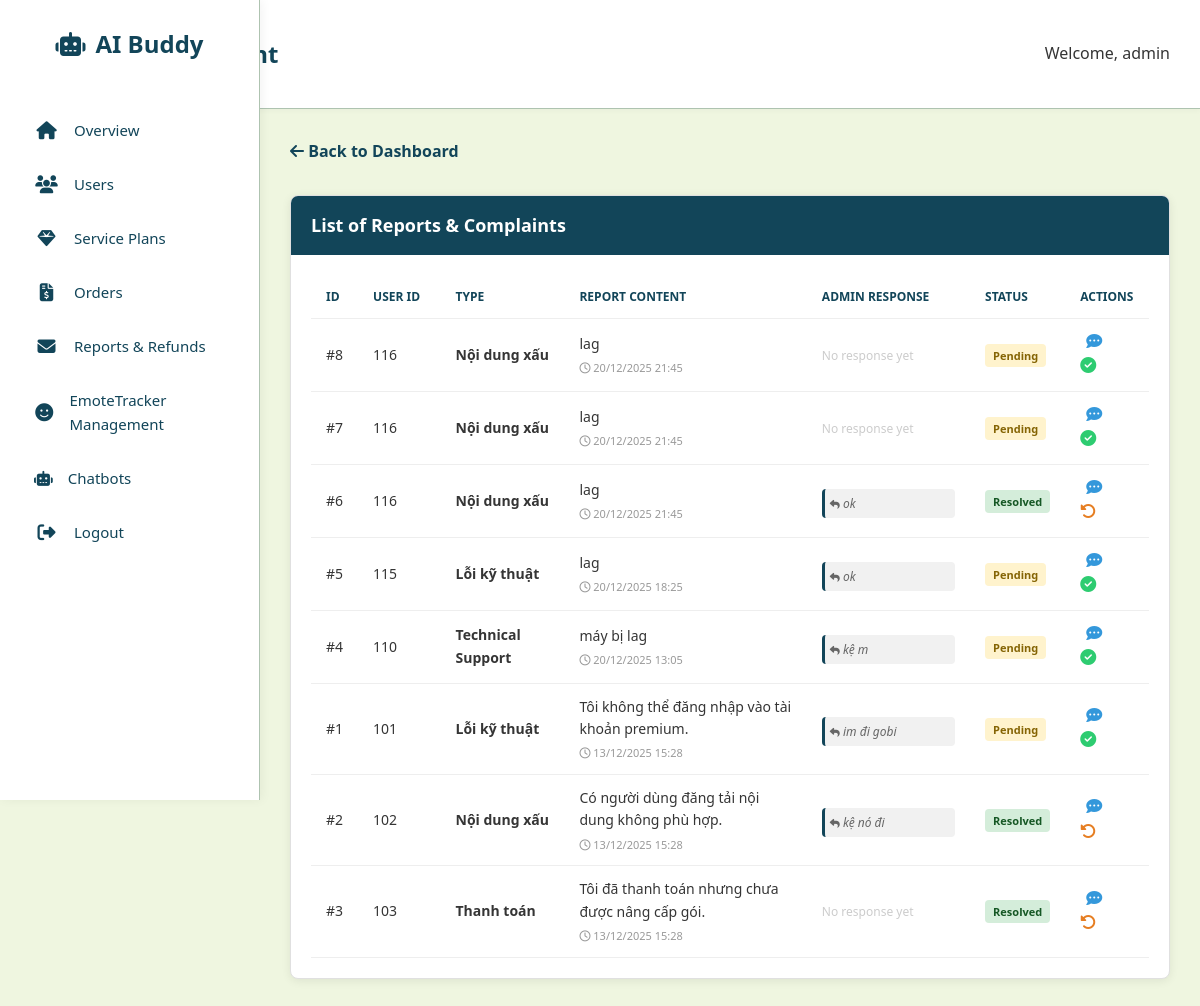
The app's page /admin_aibuddy/modules/reports/report.php (signed in) with its own data.
### tables this page shows
CREATE TABLE `report` (
  `ReportID` int(11) NOT NULL,
  `UserID` int(11) NOT NULL,
  `AdminID` int(11) DEFAULT NULL,
  `ReportType` varchar(50) DEFAULT NULL,
  `ReportContent` text DEFAULT NULL,
  `ReportStartTime` datetime DEFAULT NULL,
  `ReportEndTime` datetime DEFAULT NULL,
  `ReportTime` datetime DEFAULT current_timestamp(),
  `Status` varchar(20) DEFAULT 'Pending',
  `AdminResponse` text DEFAULT NULL
);

### admin_aibuddy/modules/reports/report.php (the view, shortened to what this page needs)
<?php
require_once __DIR__ . '/../../config/db.php';
$sql = "SELECT * FROM report ORDER BY ReportTime DESC";
$result = $conn->query($sql);
?>
<!DOCTYPE html>
<html lang="en">
<head>
    <link rel="stylesheet" href="../../assets/css/style.css">
    <link rel="stylesheet" href="https://cdnjs.cloudflare.com/ajax/libs/font-awesome/6.4.0/css/all.min.css">
</head>
<body>
    <?php include __DIR__ . '/../../includes/sidebar.php'; ?>
    <div class="top-navbar">
        <h2>Report Management</h2>
        <div class="user-profile">
            <span>Welcome, <?php echo isset($_SESSION['user_name']) ? $_SESSION['user_name'] : 'Admin'; ?></span>
        </div>
    </div>
    <div class="main-content">
        <a href="index.php" class="back-link"><i class="fa-solid fa-arrow-left"></i> Back to Dashboard</a>
        <div class="table-card">
            <div class="card-header">
                List of Reports & Complaints
            </div>
            <div class="table-responsive">
                <table>
                    <thead>
                        <tr>
                            <th width="5%">ID</th>
                            <th width="10%">User ID</th>
                            <th width="15%">Type</th>
                            <th width="30%">Report Content</th>
                            <th width="20%">Admin Response</th>
                            <th width="10%">Status</th>
                            <th width="10%">Actions</th>
                        </tr>
                    </thead>
                    <tbody>
                        <?php if ($result && $result->num_rows > 0): ?>
                            <?php while($row = $result->fetch_assoc()): ?>
                                <tr>
                                    <td>#<?php echo $row['ReportID']; ?></td>
                                    <td><?php echo $row['UserID']; ?></td>
                                    <td><strong><?php echo htmlspecialchars($row['ReportType']); ?></strong></td>
                                    <td>
                                        <?php echo htmlspecialchars($row['ReportContent']); ?>
                                        <div style="font-size: 11px; color: #999; margin-top: 4px;">
                                            <i class="fa-regular fa-clock"></i> <?php echo date('d/m/Y H:i', strtotime($row['ReportTime'])); ?>
                                        </div>
                                    </td>
                                    <td>
                                        <?php if (!empty($row['AdminResponse'])): ?>
                                            <div class="response-text">
                                                <i class="fa-solid fa-reply" style="font-size:10px;"></i>
                                                <?php echo htmlspecialchars($row['AdminResponse']); ?>
                                            </div>
                                        <?php else: ?>
                                            <span style="color: #ccc; font-size: 12px;">No response yet</span>
                                        <?php endif; ?>
                                    </td>
                                    <td>
                                        <?php if($row['Status'] == 'Pending'): ?>
                                            <span class="status-badge status-pending">Pending</span>
                                        <?php else: ?>
                                            <span class="status-badge status-resolved">Resolved</span>
                                        <?php endif; ?>
                                    </td>
                                    <td>
                                        <button class="btn-action btn-reply"
                                                onclick="openReplyModal(<?php echo $row['ReportID']; ?>, '<?php echo addslashes($row['AdminResponse']); ?>')"
                                                title="Reply to report">
                                            <i class="fa-solid fa-comment-dots"></i>
                                        </button>
                                        <?php if($row['Status'] == 'Pending'): ?>
                                            <a href="report.php?action=resolve&id=<?php echo $row['ReportID']; ?>"
                                               class="btn-action btn-resolve"
                                               onclick="return confirm('Confirm that this issue has been resolved?');"
                                               title="Mark as Resolved">
                                                <i class="fa-solid fa-check-circle"></i>
                                            </a>
                                        <?php else: ?>
                                            <a href="report.php?action=undo&id=<?php echo $row['ReportID']; ?>"
                                               class="btn-action btn-undo"
                                               onclick="return confirm('Revert status back to Pending?');"
                                               title="Undo">
                                                <i class="fa-solid fa-rotate-left"></i>
                                            </a>
                                        <?php endif; ?>
                                    </td>
                                </tr>
                            <?php endwhile; ?>
                        <?php else: ?>
                            <tr><td colspan="7" style="text-align:center; padding: 20px;">No reports found.</td></tr>
                        <?php endif; ?>
                    </tbody>
                </table>
            </div>
        </div>
    </div>
</body>
</html>

### admin_aibuddy/assets/css/style.css (style rules this page uses)
:root { --primary-dark: #01161e; --primary: #124559; --primary-light: #598392; --accent: #33c6e7; --light: #aec3b0; --background: #eff6e0; --white: #ffffff; --gray: #d9d9d9; --text: #353535; --card-shadow: 0 5px 15px rgba(0, 0, 0, 0.08); --radius: 10px; --sidebar-width: 260px; }
* { box-sizing: border-box; }
body { font-family: 'Segoe UI', Tahoma, Geneva, Verdana, sans-serif; background-color: var(--background); color: var(--text); margin: 0; line-height: 1.6; }
.main-content { margin-left: var(--sidebar-width); padding: 30px; }
.top-navbar { background: var(--white); padding: 15px 30px; display: flex; justify-content: space-between; align-items: center; box-shadow: 0 2px 5px rgba(0,0,0,0.03); border-bottom: 1px solid var(--light); }
h2 { color: var(--primary); }

### admin_aibuddy/modules/reports/report.php (style rules this page uses)
.table-card { background: white; border-radius: 8px; box-shadow: 0 2px 10px rgba(0,0,0,0.08); border: 1px solid #e0e0e0; overflow: hidden; margin-top: 20px; }
.card-header { background-color: var(--primary, #124559); color: white; padding: 15px 20px; font-size: 18px; font-weight: 600; display: flex; justify-content: space-between; align-items: center; }
.table-responsive { padding: 20px; overflow-x: auto; }
table { width: 100%; border-collapse: collapse; }
th, td { padding: 12px 15px; text-align: left; border-bottom: 1px solid #eee; font-size: 14px; vertical-align: middle; }
th { color: var(--primary, #124559); font-weight: 700; text-transform: uppercase; font-size: 12px; }
.status-badge { padding: 4px 8px; border-radius: 4px; font-size: 11px; font-weight: bold; white-space: nowrap; }
.status-pending { background: #fff3cd; color: #856404; }
.status-resolved { background: #d4edda; color: #155724; }
.response-text { font-size: 12px; color: #666; font-style: italic; display: block; margin-top: 5px; background: #f1f1f1; padding: 5px; border-radius: 4px; border-left: 3px solid #124559; }
.btn-action { border: none; background: none; cursor: pointer; font-size: 16px; margin-right: 8px; transition: 0.2s; }
.btn-reply { color: #3498db; }
.btn-resolve { color: #2ecc71; }
.btn-undo { color: #e67e22; }
.back-link { display: inline-block; color: var(--primary); text-decoration: none; font-weight: 600; margin-bottom: 10px; }

### records on screen
report: ReportID "8", UserID "116", ReportType "Nội dung xấu", ReportContent "lag", ReportTime "20/12/2025 21:45", shows "No response yet", Status "Pending"
report: ReportID "7", UserID "116", ReportType "Nội dung xấu", ReportContent "lag", ReportTime "20/12/2025 21:45", shows "No response yet", Status "Pending"
report: ReportID "6", UserID "116", ReportType "Nội dung xấu", ReportContent "lag", ReportTime "20/12/2025 21:45", AdminResponse "ok", Status "Resolved"
report: ReportID "5", UserID "115", ReportType "Lỗi kỹ thuật", ReportContent "lag", ReportTime "20/12/2025 18:25", AdminResponse "ok", Status "Pending"
report: ReportID "4", UserID "110", ReportType "Technical Support", ReportContent "máy bị lag", ReportTime "20/12/2025 13:05", AdminResponse "kệ m", Status "Pending"
report: ReportID "1", UserID "101", ReportType "Lỗi kỹ thuật", ReportContent "Tôi không thể đăng nhập vào tài khoản premium.", ReportTime "13/12/2025 15:28", AdminResponse "im đi gobi", Status "Pending"
report: ReportID "2", UserID "102", ReportType "Nội dung xấu", ReportContent "Có người dùng đăng tải nội dung không phù hợp.", ReportTime "13/12/2025 15:28", AdminResponse "kệ nó đi", Status "Resolved"
report: ReportID "3", UserID "103", ReportType "Thanh toán", ReportContent "Tôi đã thanh toán nhưng chưa được nâng cấp gói.", ReportTime "13/12/2025 15:28", shows "No response yet", Status "Resolved"

### other values on screen
$_SESSION['user_name'] "admin"
